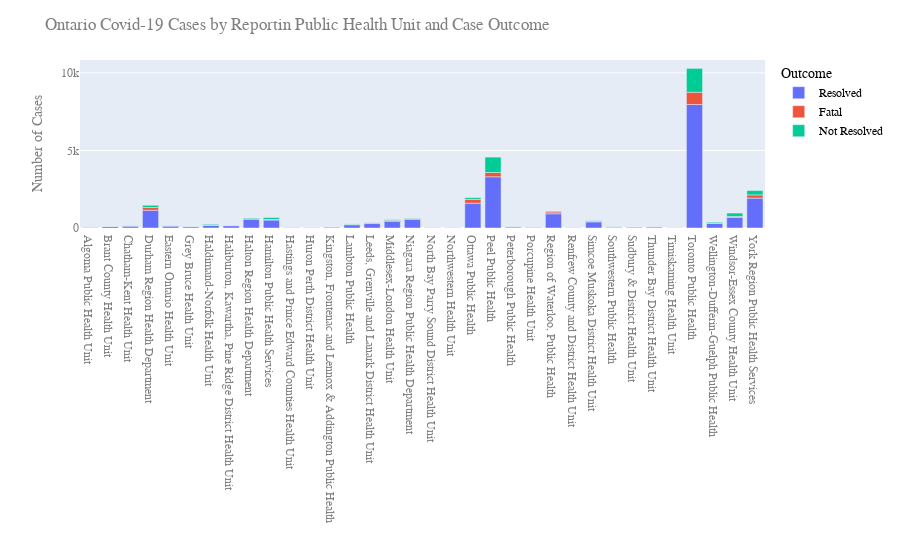

Write notebook code for a chart like this one.
### Code cell
figPHU = px.bar(df3, x="Reporting_PHU", y="Cases", color='Outcome')
figPHU.update_layout(
    title="Ontario Covid-19 Cases by Reportin Public Health Unit and Case Outcome",
    xaxis_title="",
    yaxis_title="Number of Cases",
    font=dict(
        family="Courier New, monospace",
        size=12,
        color="#7f7f7f"
    ),
    legend=dict(
        font=dict(
            family="sans-serif",
            size=12,
            color="black"
        )
    )
)
figPHU.show()
figPHU.write_html("OntarioPHU.html")

### Figure 1 — Plotly figure (JSON) as saved in the notebook; plotly's stock layout.template omitted (floating-point values rounded to 4 significant figures)
{"data": [{"alignmentgroup": "True", "hoverlabel": {"namelength": 0}, "hovertemplate": "Outcome=Resolved<br>Reporting_PHU=%{x}<br>Cases=%{y}", "legendgroup": "Resolved", "marker": {"color": "#636efa"}, "name": "Resolved", "offsetgroup": "Resolved", "orientation": "v", "showlegend": true, "textposition": "auto", "type": "bar", "x": ["Algoma Public Health Unit", "Brant County Health Unit", "Chatham-Kent Health Unit", "Durham Region Health Department", "Eastern Ontario Health Unit", "Grey Bruce Health Unit", "Haldimand-Norfolk Health Unit", "Haliburton, Kawartha, Pine Ridge District Health Unit", "Halton Region Health Department", "Hamilton Public Health Services", "Hastings and Prince Edward Counties Health Unit", "Huron Perth District Health Unit", "Kingston, Frontenac and Lennox & Addington Public Health", "Lambton Public Health", "Leeds, Grenville and Lanark District Health Unit", "Middlesex-London Health Unit", "Niagara Region Public Health Department", "North Bay Parry Sound District Health Unit", "Northwestern Health Unit", "Ottawa Public Health", "Peel Public Health", "Peterborough Public Health", "Porcupine Health Unit", "Region of Waterloo, Public Health", "Renfrew County and District Health Unit", "Simcoe Muskoka District Health Unit", "Southwestern Public Health", "Sudbury & District Health Unit", "Thunder Bay District Health Unit", "Timiskaming Health Unit", "Toronto Public Health", "Wellington-Dufferin-Guelph Public Health", "Windsor-Essex County Health Unit", "York Region Public Health Services"], "xaxis": "x", "y": [21, 106, 135, 1144, 130, 87, 167, 147, 572, 514, 39, 45, 61, 210, 287, 434, 554, 24, 21, 1600, 3302, 77, 55, 919, 21, 396, 62, 60, 79, 17, 7961, 299, 680, 1927], "yaxis": "y"}, {"alignmentgroup": "True", "hoverlabel": {"namelength": 0}, "hovertemplate": "Outcome=Fatal<br>Reporting_PHU=%{x}<br>Cases=%{y}", "legendgroup": "Fatal", "marker": {"color": "#EF553B"}, "name": "Fatal", "offsetgroup": "Fatal", "orientation": "v", "showlegend": true, "textposition": "auto", "type": "bar", "x": ["Brant County Health Unit", "Chatham-Kent Health Unit", "Durham Region Health Department", "Eastern Ontario Health Unit", "Haldimand-Norfolk Health Unit", "Haliburton, Kawartha, Pine Ridge District Health Unit", "Halton Region Health Department", "Hamilton Public Health Services", "Hastings and Prince Edward Counties Health Unit", "Huron Perth District Health Unit", "Lambton Public Health", "Leeds, Grenville and Lanark District Health Unit", "Middlesex-London Health Unit", "Niagara Region Public Health Department", "North Bay Parry Sound District Health Unit", "Ottawa Public Health", "Peel Public Health", "Peterborough Public Health", "Porcupine Health Unit", "Region of Waterloo, Public Health", "Renfrew County and District Health Unit", "Simcoe Muskoka District Health Unit", "Southwestern Public Health", "Sudbury & District Health Unit", "Thunder Bay District Health Unit", "Toronto Public Health", "Wellington-Dufferin-Guelph Public Health", "Windsor-Essex County Health Unit", "York Region Public Health Services"], "xaxis": "x", "y": [5, 1, 175, 12, 31, 19, 25, 38, 5, 5, 22, 50, 53, 59, 1, 244, 274, 2, 7, 111, 1, 34, 4, 2, 1, 790, 34, 64, 207], "yaxis": "y"}, {"alignmentgroup": "True", "hoverlabel": {"namelength": 0}, "hovertemplate": "Outcome=Not Resolved<br>Reporting_PHU=%{x}<br>Cases=%{y}", "legendgroup": "Not Resolved", "marker": {"color": "#00cc96"}, "name": "Not Resolved", "offsetgroup": "Not Resolved", "orientation": "v", "showlegend": true, "textposition": "auto", "type": "bar", "x": ["Brant County Health Unit", "Chatham-Kent Health Unit", "Durham Region Health Department", "Eastern Ontario Health Unit", "Grey Bruce Health Unit", "Haldimand-Norfolk Health Unit", "Haliburton, Kawartha, Pine Ridge District Health Unit", "Halton Region Health Department", "Hamilton Public Health Services", "Huron Perth District Health Unit", "Kingston, Frontenac and Lennox & Addington Public Health", "Lambton Public Health", "Leeds, Grenville and Lanark District Health Unit", "Middlesex-London Health Unit", "Niagara Region Public Health Department", "Northwestern Health Unit", "Ottawa Public Health", "Peel Public Health", "Peterborough Public Health", "Porcupine Health Unit", "Region of Waterloo, Public Health", "Renfrew County and District Health Unit", "Simcoe Muskoka District Health Unit", "Southwestern Public Health", "Thunder Bay District Health Unit", "Timiskaming Health Unit", "Toronto Public Health", "Wellington-Dufferin-Guelph Public Health", "Windsor-Essex County Health Unit", "York Region Public Health Services"], "xaxis": "x", "y": [6, 8, 145, 7, 2, 49, 11, 48, 122, 2, 1, 31, 11, 50, 27, 1, 113, 994, 9, 3, 52, 5, 39, 7, 1, 1, 1538, 52, 219, 279], "yaxis": "y"}], "layout": {"barmode": "relative", "font": {"color": "#7f7f7f", "family": "Courier New, monospace", "size": 12}, "legend": {"font": {"color": "black", "family": "sans-serif", "size": 12}, "title": {"text": "Outcome"}, "tracegroupgap": 0}, "margin": {"t": 60}, "title": {"text": "Ontario Covid-19 Cases by Reportin Public Health Unit and Case Outcome"}, "xaxis": {"anchor": "y", "domain": [0, 1], "title": {"text": ""}}, "yaxis": {"anchor": "x", "domain": [0, 1], "title": {"text": "Number of Cases"}}}}
